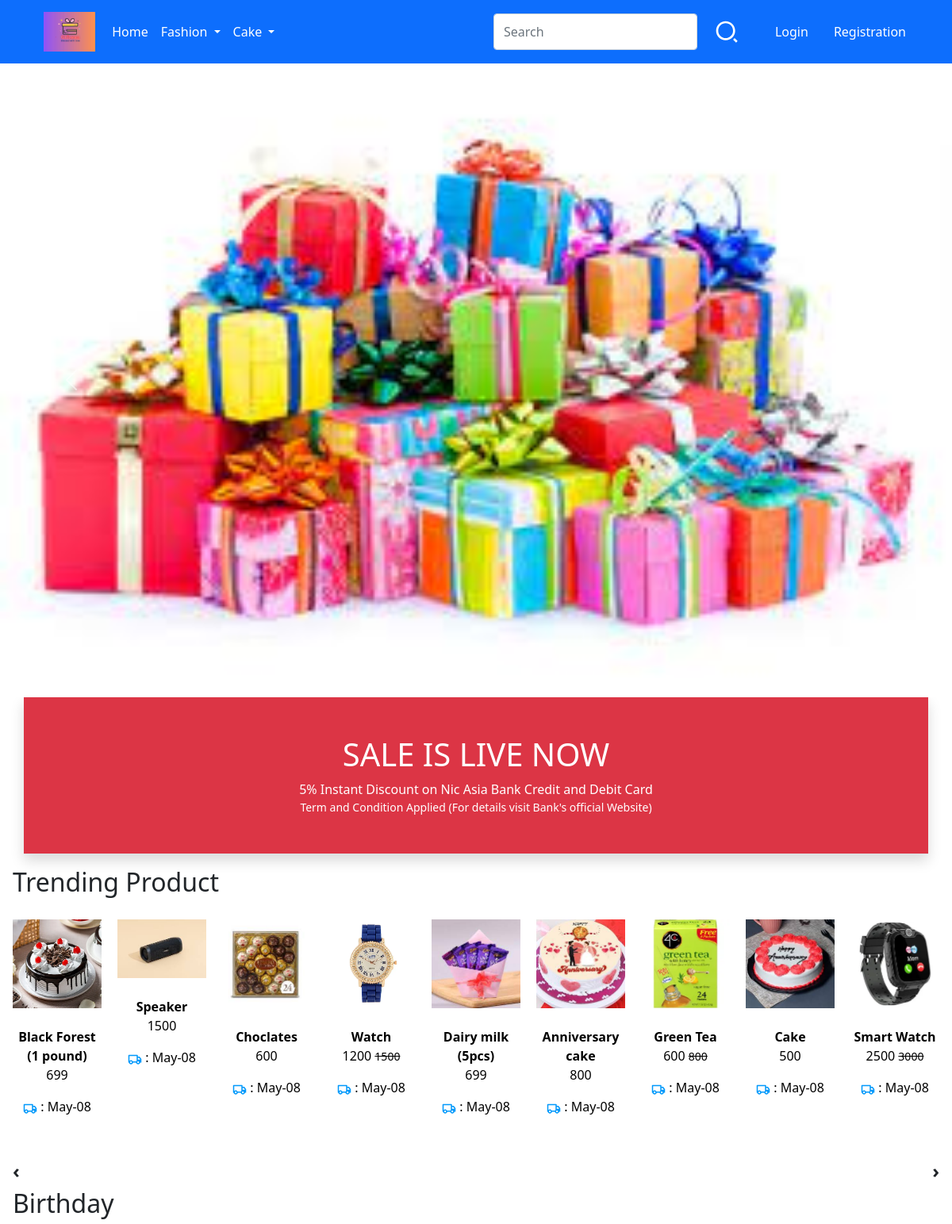
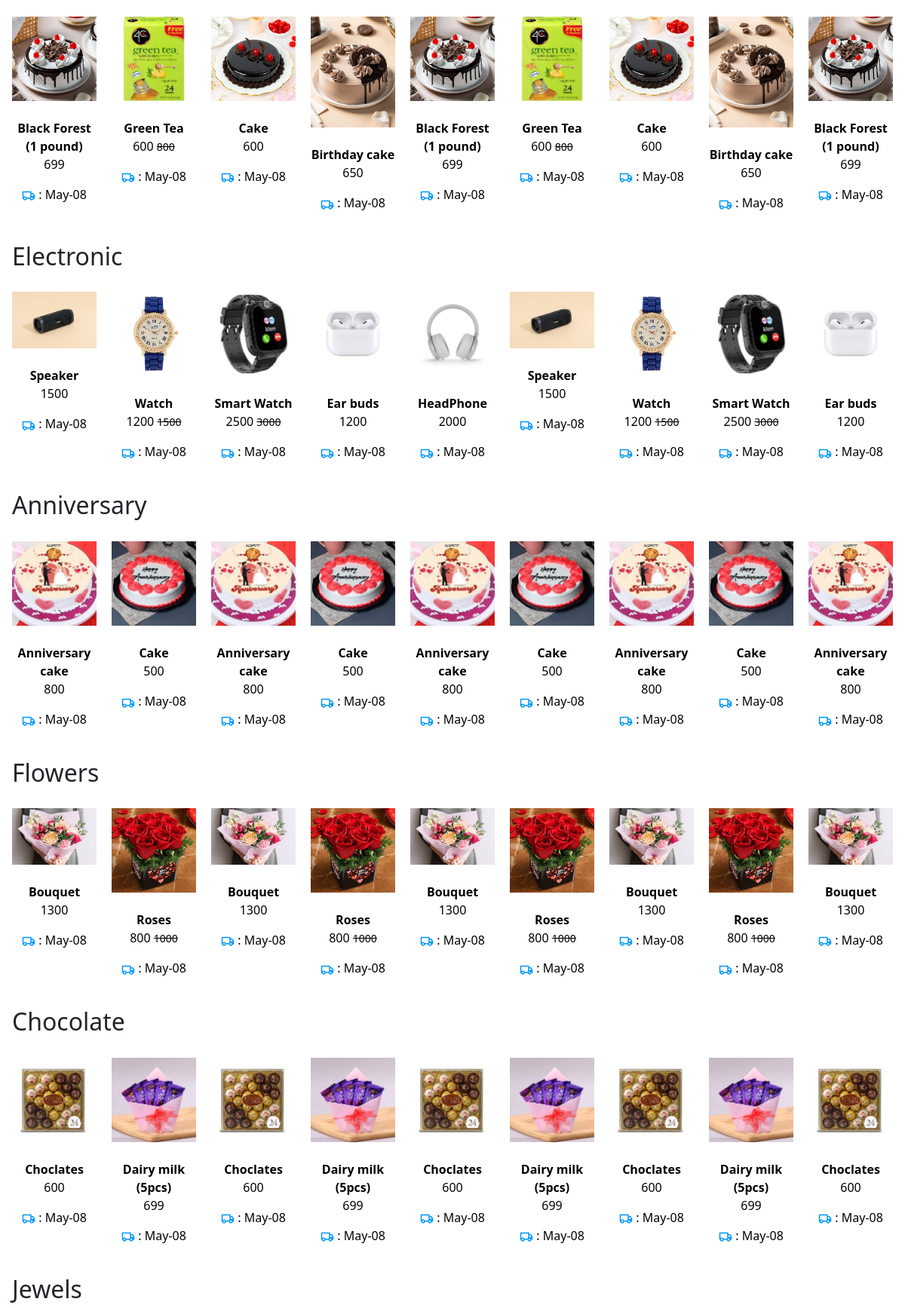
The page / (upper part) on the database its author committed (2 pictures, top to bottom).
### app/models.py (models this page shows, shortened)
class item(models.Model):
    name = models.CharField(max_length=56,default = None)
    description = models.CharField(max_length=500,default = " Good quality product")
    image = models.ImageField(upload_to=upload_path)
    price = models.IntegerField()
    offer_price = models.IntegerField(default=0)
    category = models.CharField(choices=categories,max_length=20)
    id = models.AutoField(primary_key=True)

### app/views.py (the view)
# urls.py: path('', views.home,name='home'),
def home(request):
    products = item.objects.all().order_by(Random())
    return render(request, 'app/home.html', {"products": products, "categories": categories})

### app/context_processors.py (called while the page is built)
def common_data(request):
    if request.user.is_authenticated:
        cart_list = wishlist.objects.filter(user=request.user)
        nocart = len(cart_list)
    else:
        nocart = 0
    return{'nocart':nocart}

def delivery_time(request):
    utc_time = datetime.today()
    nepal_time = utc_time + timedelta(seconds=5*60*60+45*60)
    if int(nepal_time.strftime('%H')) < 16:
        delivery_time = nepal_time.strftime('%b-%d')
    else:
        nepal_time = utc_time + timedelta(days=1)
        delivery_time = nepal_time.strftime('%b-%d')
    return {'delivery_time':delivery_time}

### app/templates/app/home.html (shortened to what this page needs)
{% extends 'app/base.html' %}
{% load static %}
{% block banner_slider %}
 <div id="carouselExampleControls" class="carousel slide" data-bs-ride="carousel">
  <div class="carousel-inner">
    <div class="carousel-item active">
      <img src="{% static 'app/images/banner/b1.jpg' %}" class="d-block w-100" alt="...">
    </div>
  </div>
  <a class="carousel-control-prev" href="#carouselExampleControls" role="button" data-bs-slide="prev">
    <span class="carousel-control-prev-icon" aria-hidden="true"></span>
  </a>
  <a class="carousel-control-next" href="#carouselExampleControls" role="button" data-bs-slide="next">
    <span class="carousel-control-next-icon" aria-hidden="true"></span>
  </a>
</div>
{% endblock banner_slider %}
{% block livesale %}
<div class="container">
  <div class="row bg-danger text-center p-5 text-white border-bottom shadow">
    <h1>SALE IS LIVE NOW</h1>
    <span>5% Instant Discount on Nic Asia Bank Credit and Debit Card</span>
    <small class="fw-lighter">Term and Condition Applied (For details visit Bank's official Website)</small>
  </div>
</div>
{% endblock livesale %}
{% block main-content %}
<div class="m-3">
 <h2>Trending Product</h2>
 <div class="owl-carousel" id="slider1">
  {% for product in products %}
<a href="product-detail/{{product.id}}" class = "text-decoration-none">
  <div class="item"><img src="/media/{{ product.image }}" alt="" ><br><span class="fw-bold">{{product.name}}</span><br><p>{{product.price}} {% if product.offer_price > 0 %}<small class="fw-light text-decoration-line-through">{{product.offer_price}}</small>{% endif %}</p> <p>
    : {{delivery_time}}</p> <br></div></a>
  {% endfor %}
 </div>
</div>
<link rel="stylesheet" href="{% static 'app/css/home.css'%}">
<div class="mx-3">
  {% for category in categories %}
 <h2>{{ category.0}}</h2>
 <div class="owl-carousel" id="slider2">
{% for product in products %}
{% if product.category == category.0 %}
<a href="product-detail/{{product.id}}" class = "text-decoration-none">
  <div class="item"><img src="/media/{{ product.image }}" alt="" ><br><span class="fw-bold">{{product.name}}</span><br><p>{{product.price}} {% if product.offer_price > 0 %}<small class="fw-light text-decoration-line-through">{{product.offer_price}}</small>{% endif %}</p>
    : {{delivery_time}}</p> <br></div></a>
{% endif %}
 {% endfor %}
 </div>
 {% endfor %}
</div>
{% endblock main-content %}

### app/static/app/css/style.css (style rules this page uses)
.owl-carousel .item { font-size: 16px; text-align: center; margin-top: 20px;; }

### app/static/app/css/home.css (style rules this page uses)
.owl-carousel a { color : black; }

### app/templates/app/base.html (style rules this page uses)
html { position: relative; min-height: 100%; }
body { margin-bottom: 100px; }

### rows shown on the page
item: image (picture), name "Black Forest (1 pound)", price "699"
item: image (picture), name "Speaker", price "1500"
item: image (picture), name "Choclates", price "600"
item: image (picture), name "Watch", price "1200", offer_price "1500"
item: image (picture), name "Dairy milk (5pcs)", price "699"
item: image (picture), name "Anniversary cake", price "800"
item: image (picture), name "Green Tea", price "600", offer_price "800"
item: image (picture), name "Cake", price "500"
item: image (picture), name "Smart Watch", price "2500", offer_price "3000"
item: image (picture), name "Cake", price "600"
item: image (picture), name "Birthday cake", price "650"
item: image (picture), name "Ear buds", price "1200"
item: image (picture), name "HeadPhone", price "2000"
item: image (picture), name "Bouquet", price "1300"
item: image (picture), name "Roses", price "800", offer_price "1000"

### other values the page prints
{{ category.0 }} "Birthday" "Electronic" "Anniversary" "Flowers" "Chocolate" "Jewels"
